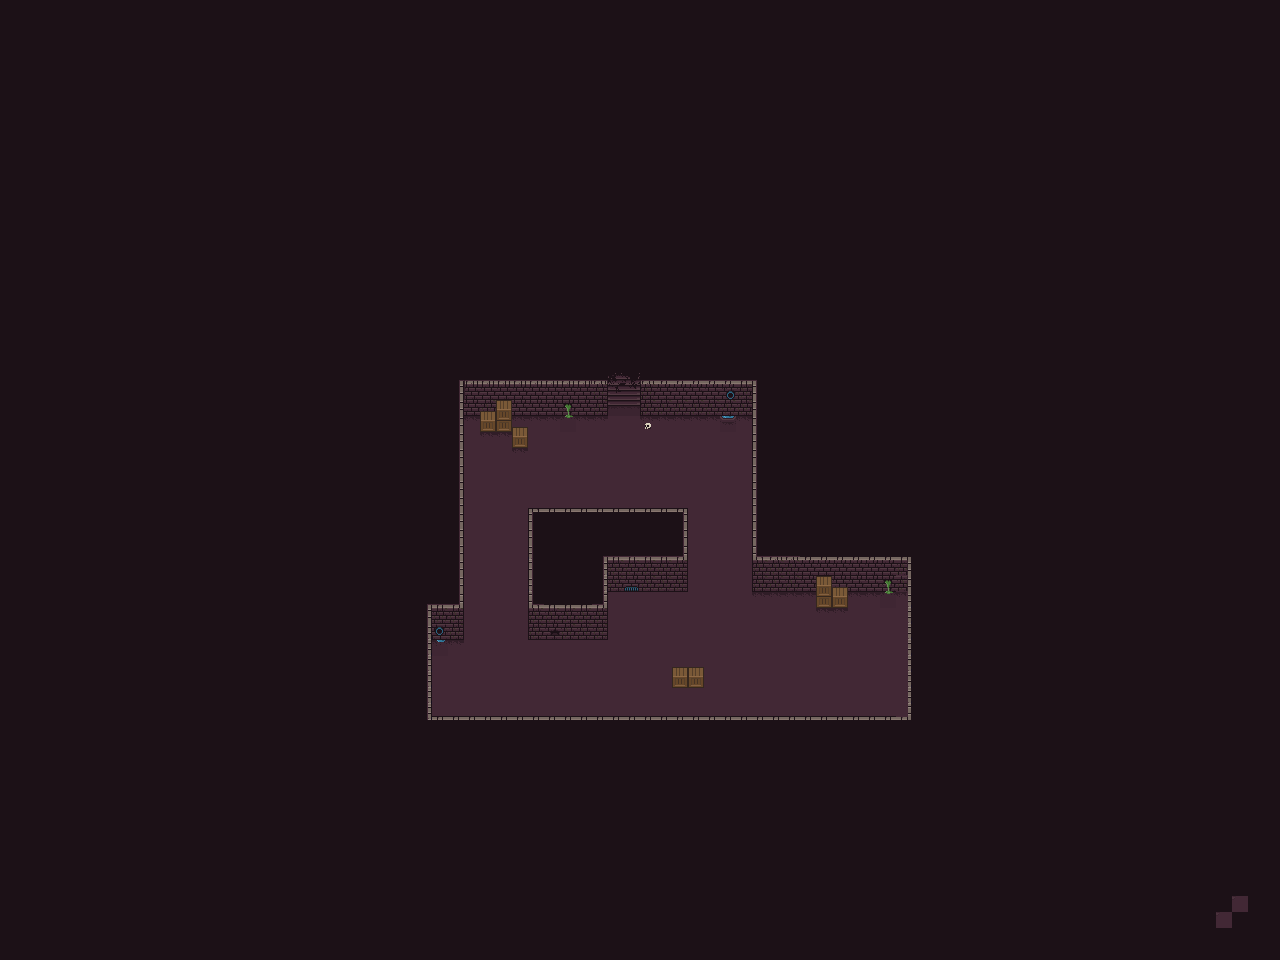

This game map was drawn from its Tiled (.tmx) file and the tilesets committed beside it. A one-line description and the trimmed map source follow:
An orthogonal 80x60 tile map with 16x16 px tiles, 3 tile layers (Floor, Walls, objets), 2 tilesets.

<map version="1.0" tiledversion="1.0.3" orientation="orthogonal" renderorder="right-down" width="80" height="60" tilewidth="16" tileheight="16" nextobjectid="1">
 <tileset firstgid="1" source="DungeonTileset.tsx" />
 <tileset firstgid="161" source="DungeonTilesetWalls.tsx" />
 <layer name="Floor" width="80" height="60">
  <data>[4800 cells, 4800 non-empty, 8 distinct tile ids]</data>
 </layer>
 <layer name="Walls" width="80" height="60">
  <data>[4800 cells, 212 non-empty, 31 distinct tile ids]</data>
 </layer>
 <layer name="objets" width="80" height="60">
  <data>[4800 cells, 24 non-empty, 14 distinct tile ids]</data>
 </layer>
</map>
